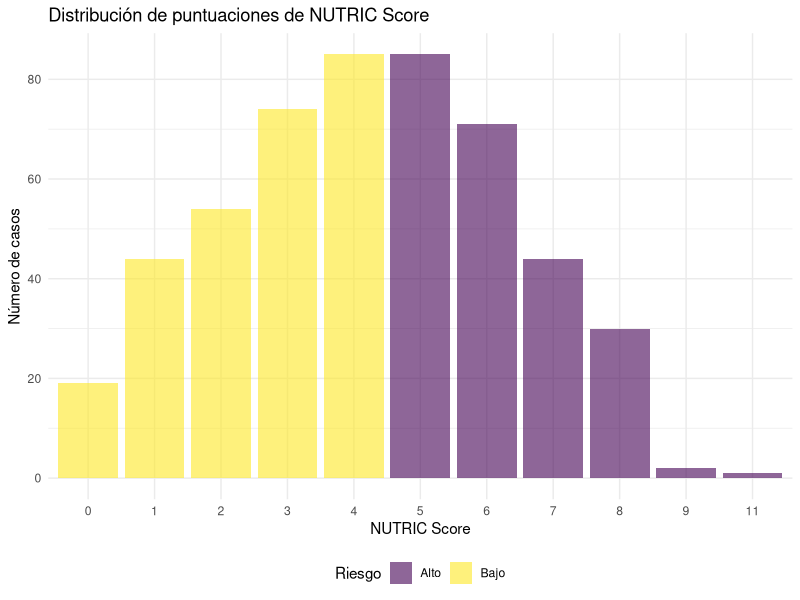
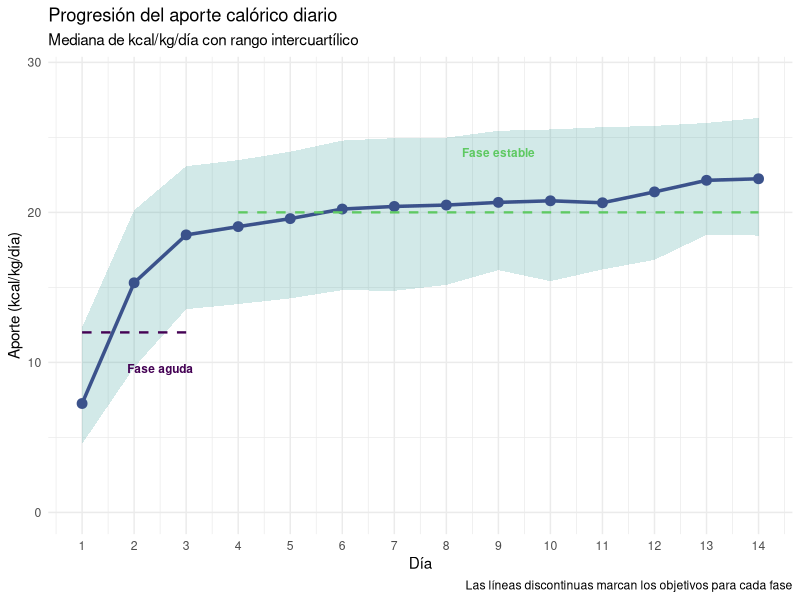
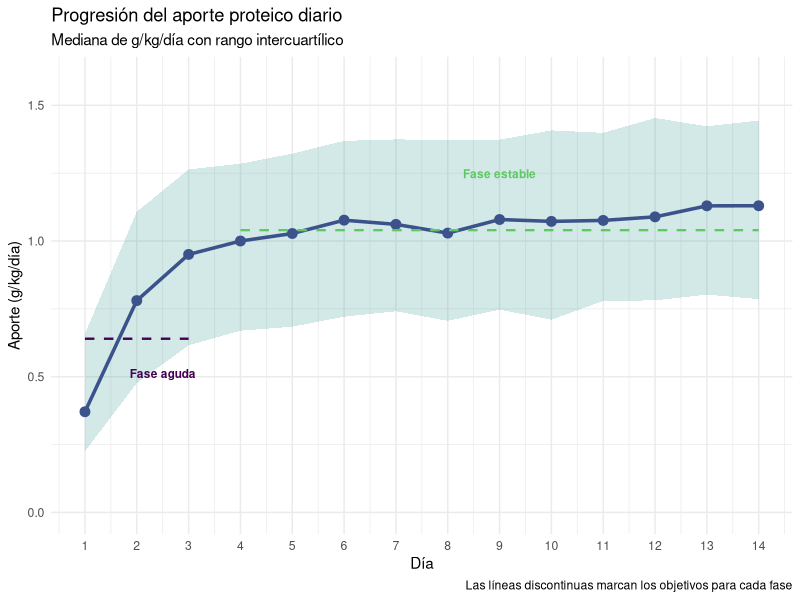
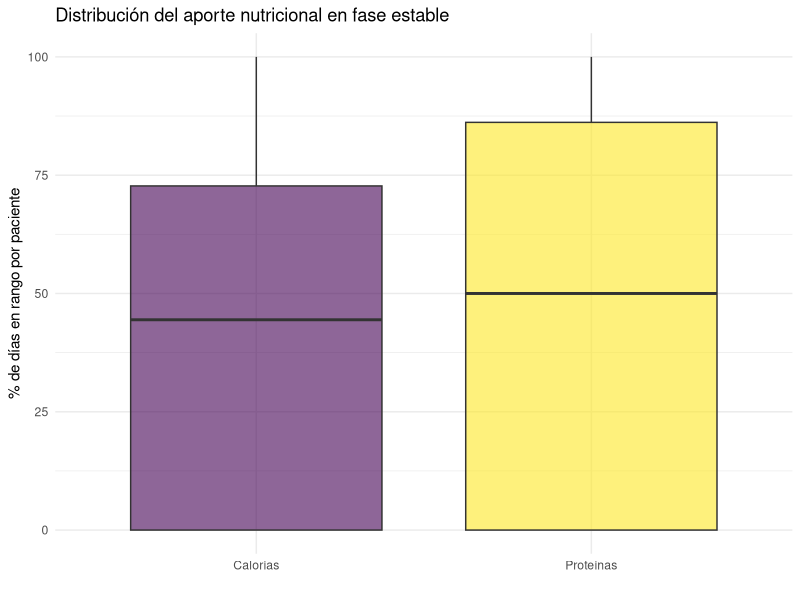
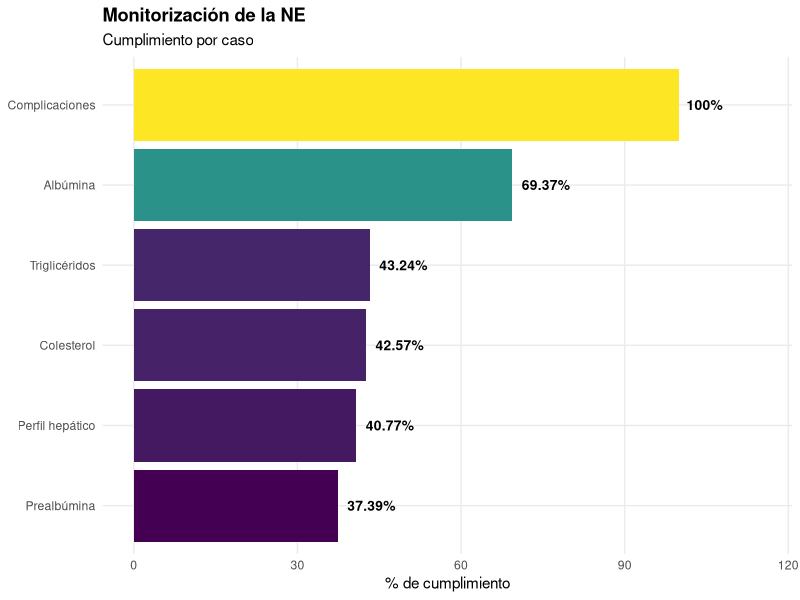

Write R code to recreate these figures, in order.
## ---- chunk 1
require(knitr)

opts_chunk$set(echo = FALSE,
               warning = FALSE,
               message = FALSE,
               comment = "", 
               cache = TRUE,
               tidy = TRUE,
               prompt = FALSE,
               tidy.opts = list(width.cutoff = 72),
               fig.width = 7,
               fig.height = 5)

options(width = 75)

Sys.setlocale("LC_TIME", "C")

## ---- chunk 2
# ---- Instalación de paquetes ----
if (!require("haven")) {
  install.packages("haven")
}

library(haven)
library(dplyr)
library(lubridate)
library(knitr)
library(tidyr)
library(ggplot2)

## ---- chunk 3
# ---- Preparación de los datos ----

# Carga de datos
datos <- read_sav("ENPIC_BMI_525.sav")

# Valores faltantes
datos <- datos %>% filter(!is.na(FINICNE2) | !is.na(FINICNPT2))

# Corrección de errores
datos$FINICNPT2[datos$IDICOMEP == 4007] <- 
  datos$FINICNPT2[datos$IDICOMEP == 4007] - lubridate::years(90)

datos$TIPO_SN_Grupo[datos$IDICOMEP == 34006] <- 3
datos$TIPO_SN_Grupo[datos$IDICOMEP == 34007] <- 3

## ---- chunk 4
# ---- I1. Identificación de enfermos en riesgo nutricional ----

resumen_i1 <- datos %>%
  # 1. Filtrado de pacientes con estancia > 48 h
  filter(DIASUCI >= 2) %>% # Todos
  
  # 2. Cálculo del porcentaje y los IC
  summarise(
    Indicador = "1. Riesgo nutricional",
    Numerador = sum(!is.na(NUTRIC_Score)),
    Denominador = n(),
    `Resultado (%)` = round((Numerador / Denominador) * 100, 2),
    `IC 95% (inf – sup)` = 
      sprintf("(%.2f – %.2f)", 
              prop.test(Numerador, Denominador)$conf.int[1] * 100, 
              prop.test(Numerador, Denominador)$conf.int[2] * 100),
    Estándar = "100%"
  )

# Distribución del NUTRIC Score
summary(datos$NUTRIC_Score)

# Gráfico de barras
plot_nutric <- datos %>%
  filter(!is.na(NUTRIC_Score)) %>%
  mutate(Riesgo = if_else(NUTRIC_Score >= 5, "Alto", "Bajo")) %>%
  
  ggplot(aes(x = as.factor(NUTRIC_Score), fill = Riesgo)) +
  geom_bar(alpha = 0.6) +
  scale_fill_viridis_d() +
  labs(
    title = "Distribución de puntuaciones de NUTRIC Score",
    x = "NUTRIC Score",
    y = "Número de casos"
  ) +
  theme_minimal() +
  theme(legend.position = "bottom")

plot_nutric

# ¿NUTRIC Score = 11 es correcto?
# ¿Punto de corte >= 5 o >= 6? Sin IL-6, la literatura sugiere la 1a opción (Reis et al.)
# NA: ¿se puede calcular la puntuación con los datos disponibles?

# Inferencia:
# - ¿Riesgo nutricional afecta al tiempo en la UCI / mortalidad?
# - ¿Hay diferencias en outcomes según grupo de riesgo y cumplimiento de objetivos?
# - ¿Predicciones?

## ---- chunk 5
# ---- I2. Valoración del estado nutricional ----

resumen_i2 <- datos %>%
  # 1. Filtrado de pacientes con riesgo nutricional (NUTRIC Score > 5)
  filter(NUTRIC_Score >= 5) %>%
  
  # 2. Cálculo del porcentaje y los IC
  summarise(
    Indicador = "2. Estado nutricional",
    Numerador = sum(!is.na(VGSING2)),
    Denominador = n(),
    `Resultado (%)` = round((Numerador / Denominador) * 100, 2),
    `IC 95% (inf – sup)` = 
      sprintf("(%.2f – %.2f)", 
              prop.test(Numerador, Denominador)$conf.int[1] * 100, 
              prop.test(Numerador, Denominador)$conf.int[2] * 100),
    Estándar = "100%"
  )

## ---- chunk 6
# ---- I4. Adecuación del aporte calórico y proteico ----

# Cálculos adicionales
datos <- datos %>%
  mutate(
    # 1. Cálculo del peso ideal y del peso ajustado
    Peso_ideal = 25 * (TALLA^2),
    Peso_ajustado = (PESOACT - Peso_ideal) * 0.33 + Peso_ideal,
    
    # 2. Peso a utilizar según IMC
    Peso_calculo = if_else(BMI < 30, PESOACT, Peso_ajustado),
    
    # 3. Media del aporte calórico los 3 primeros días
    Media_cal_aguda = 
      rowMeans(pick(num_range("CALORIA", 1:3)), na.rm = TRUE) / Peso_calculo,
    
    # 4. Media del aporte calórico a partir del 4º día
    Media_cal_estable = 
      rowMeans(pick(num_range("CALORIA", 4:14)), na.rm = TRUE) / Peso_calculo,
    
    # 3. Media del aporte proteico los 3 primeros días
    Media_prot_aguda = 
      rowMeans(pick(num_range("PROT", 1:3)), na.rm = TRUE) / Peso_calculo,
    
    # 4. Media del aporte proteico a partir del 4º día
    Media_prot_estable = 
      rowMeans(pick(num_range("PROT", 4:14)), na.rm = TRUE) / Peso_calculo
  )

# Aporte calórico
resumen_i4_cal <- datos %>%
  # 1. Filtrado de pacientes con datos en fase estable
  filter(!is.na(Media_cal_estable)) %>%
  
  # 2. Cálculo del porcentaje y los IC
  summarise(
    Indicador = "4a. Aporte calórico",
    Numerador = sum(Media_cal_estable >= 20 & Media_cal_estable <= 30, 
                    na.rm = TRUE),
    Denominador = n(),
    `Resultado (%)` = round((Numerador / Denominador) * 100, 2),
    `IC 95% (inf – sup)` = 
      sprintf("(%.2f – %.2f)", 
              prop.test(Numerador, Denominador)$conf.int[1] * 100, 
              prop.test(Numerador, Denominador)$conf.int[2] * 100),
    Estándar = ">80%"
  )

# Aporte proteico
resumen_i4_prot <- datos %>%
  # 1. Filtrado de pacientes con datos en fase estable
  filter(!is.na(Media_prot_estable)) %>%
  
  # 2. Cálculo del porcentaje y los IC
  summarise(
    Indicador = "4b. Aporte proteico",
    Numerador = sum(Media_prot_estable >= 0.8 * 1.3, na.rm = TRUE),
    Denominador = n(),
    `Resultado (%)` = round((Numerador / Denominador) * 100, 2),
    `IC 95% (inf – sup)` = 
      sprintf("(%.2f – %.2f)", 
              prop.test(Numerador, Denominador, p = 0.8)$conf.int[1] * 100, 
              prop.test(Numerador, Denominador, p = 0.8)$conf.int[2] * 100),
    Estándar = ">80%"
  )

resumen_i4 <- bind_rows(resumen_i4_cal, resumen_i4_prot)
rm(resumen_i4_cal, resumen_i4_prot)

## ---- chunk 7
#' Análisis del error en el aporte nutricional
#' 
#' @description
#' Clasifica las observaciones en cuatro categorías según un intervalo de
#' referencia y devuelve una tabla formatada con `knitr::kable`.
#'
#' @param datos Un \code{data.frame} o \code{tibble} que contiene los datos.
#' @param columna El nombre de la columna a analizar (sin comillas).
#' @param valor_inf Numérico. Límite inferior del intervalo de referencia.
#' @param valor_sup Numérico. Límite superior del intervalo de referencia.
#' @param etiqueta Cadena de texto (opcional). El nombre de la variable que
#' aparecerá en el título de la tabla. Por defecto es "variable".
#'
#' @returns Una tabla objeto \code{knitr_kable} con el resumen de fercuencias
#' y porcentajes por categoría
#' 
#' @importFrom dplyr %>% filter mutate case_when group_by summarise n
#' @importFrom knitr kable
#' @export
#'
#' @examples
#' \dontrun{
#' # Ejemplo de uso con datos hipotéticos
#' analisis_error(df, media_calorias, 25, 30, "Calorías")
#' }
analisis_error <- function(datos, columna, valor_inf, valor_sup, 
                           etiqueta = "variable") {
  
  # Intervalo de referencia
  intervalo_ref <- paste0(valor_inf, " - ", valor_sup)
  
  error <- datos %>%
    # 1. Filtrado de pacientes con datos en la fase de estudio
    filter(!is.na({{ columna }})) %>%
    
    # 2. Casos de error
    mutate(
      Categoria = case_when(
        {{ columna }} < (0.6 * valor_inf) ~ "Hiponutrición (<60%)",
        {{ columna }} >= (0.6 * valor_inf) & {{ columna }} < (0.8 * valor_inf) ~ 
          "Borderline (60-80%)",
        {{ columna }} >= (0.8 * valor_inf) & {{ columna }} <= (1.1 * valor_sup) ~ 
          "Aporte adecuado (80-110%)",
        {{ columna }} > (1.1 * valor_sup) ~ "Hipernutrición (>110%)"
        ),
    
      Categoria = factor(Categoria, levels = c(
        "Hiponutrición (<60%)",
        "Borderline (60-80%)",
        "Aporte adecuado (80-110%)",
        "Hipernutrición (>110%)"
        ))
      ) %>%
  
    # 3. Resumen
    group_by(Categoria) %>%
    summarise(
      Total_grupo = n(),
      .groups = "drop"
      ) %>%
    mutate(
      Porcentaje = round((Total_grupo / sum(Total_grupo)) * 100, 2)
    )
  
  return(kable(error,
               col.names = c("Categoría", "Nº de pacientes", "%"),
               caption = paste0(
                 "Análisis de: **", etiqueta,
                 "** | Intervalo de referencia: ", intervalo_ref
               )))
}

# Tablas
analisis_error(datos = datos, columna = Media_cal_aguda,
               valor_inf = 15, valor_sup = 20,
               etiqueta = "aporte calórico en fase aguda (kcal/kg/día)")
analisis_error(datos = datos, columna = Media_cal_estable,
               valor_inf = 25, valor_sup = 30,
               etiqueta = "aporte calórico en fase estable (kcal/kg/día)")
analisis_error(datos = datos, columna = Media_prot_aguda,
               valor_inf = 0.8, valor_sup = 1.2,
               etiqueta = "aporte proteico en fase aguda (g/kg/día)")
analisis_error(datos = datos, columna = Media_prot_estable,
               valor_inf = 1.3, valor_sup = 1.5,
               etiqueta = "aporte proteico en fase estable (g/kg/día)")

## ---- chunk 8
#' Progresión del aporte nutricional
#' 
#' @description
#' Calcula la mediana y el rango intercuartílico del aporte nutricional por día
#' y devuelve el gráfico de progresión temporal formatado con `ggplot2`.
#'
#' @param datos Un \code{data.frame} o \code{tibble} que contiene los datos.
#' @param categoria El nombre de la variable a analizar ("CALORIA" o "PROT").
#'
#' @returns Un objeto `ggplot` con la representació visual de la aportación.
#' 
#' @importFrom dplyr %>% select starts_with mutate filter group_by summarise if_else
#' @importFrom tidyr pivot_longer
#' @importFrom ggplot2 ggplot aes geom_ribbon geom_line geom_point annotate scale_color_viridis_c scale_fill_viridis_c scale_x_continuous scale_y_continuous theme_minimal labs
#' @export
#'
#' @examples
#' \dontrun{
#' # Ejemplo de uso con datos hipotéticos
#' progresion_aporte(df, "CALORIA")
#' progresion_aporte(df, "PROT")
#' }
progresion_aporte <- function(datos, categoria) {
  
  # Determinación de variables según la categoría
  caloria <- categoria == "CALORIA"
  variable <- if_else(caloria, "calórico", "proteico")
  unidades <- if_else(caloria, "kcal/kg/día", "g/kg/día")
  
  # Objetivos dinámicos
  fase_aguda <- if_else(caloria, 12, 0.8 * 0.8)
  fase_estable <- if_else(caloria, 20, 0.8 * 1.3)
  
  # Procesamiento de datos
  datos <- datos %>%
    # 1. Selección de categoría
    select(Peso_calculo, starts_with(categoria)) %>%
    
    # 2. Cálculo del aporte por kg y día
    pivot_longer(
      cols = starts_with(categoria),
      names_to = "Día",
      names_prefix = categoria,
      values_to = "Aporte"
    ) %>%
    mutate(
      Día = as.numeric(Día),
      Aporte = Aporte / Peso_calculo
    ) %>%
    
    # 3. Cálculo de mediana y RIQ por día
    filter(!is.na(Día), !is.na(Aporte)) %>%
    group_by(Día) %>%
    summarise(
      Mediana = median(Aporte, na.rm = TRUE),
      P25 = quantile(Aporte, 0.25, na.rm = TRUE),
      P75 = quantile(Aporte, 0.75, na.rm = TRUE),
      .groups = "drop"
    )
  
  # Gráfico de progresión temporal
  plot_out <- ggplot(datos, aes(x = Día, y = Mediana)) +
    # 1. Sombreado del RIQ
    geom_ribbon(aes(ymin = P25, ymax = P75), fill = "#21918C", alpha = 0.2) +
    
    # 2. Línea de tendencia principal y puntos
    geom_line(color = "#3B528B", size = 1.2) +
    geom_point(color = "#3B528B", size = 3) +
    
    # 3. Líneas de objetivo
    annotate("segment", x = 1, xend = 3, y = fase_aguda, yend = fase_aguda,
             linetype = "dashed", color = "#440154", size = 0.8) +
    annotate("segment", x = 4, xend = 14, y = fase_estable, yend = fase_estable,
             linetype = "dashed", color = "#5EC962", size = 0.8) +
    
    # 4. Estética
    scale_color_viridis_c(guide = "none") +
    scale_fill_viridis_c(guide = "none") +
    scale_x_continuous(breaks = 1:14) +
    scale_y_continuous(limits = c(0, max(datos$P75) * 1.1)) +
    theme_minimal() +
    
    # 5. Texto y etiquetas
    labs(
      title = paste0("Progresión del aporte ", variable, " diario"),
      subtitle = paste0("Mediana de ", unidades, " con rango intercuartílico"),
      x = "Día",
      y = paste0("Aporte (", unidades, ")"),
      caption = "Las líneas discontinuas marcan los objetivos para cada fase"
    ) +
    
    # 6. Anotaciones
    annotate("text", x = 2.5, y = fase_aguda * 0.8, label = "Fase aguda", 
             color = "#440154", fontface = "bold", size = 3) +
    annotate("text", x = 9, y = fase_estable * 1.2, label = "Fase estable", 
             color = "#5EC962", fontface = "bold", size = 3)
  
  return(plot_out)
}

# Gráficos
plot_calorias <- progresion_aporte(datos = datos, categoria = "CALORIA")
plot_proteinas <- progresion_aporte(datos = datos, categoria = "PROT")

plot_calorias
plot_proteinas

## ---- chunk 9
# Días dentro del rango objetivo (calorías)
datos <- datos %>%
  rowwise %>%
  mutate(
    # Días con datos (no NA)
    n_dias_cal = sum(!is.na(c_across(CALORIA4:CALORIA14))),
    
    # Días dentro del rango
    n_dias_rango_cal = sum(
      (c_across(CALORIA4:CALORIA14) / Peso_calculo) >= 20 &
        (c_across(CALORIA4:CALORIA14) / Peso_calculo) <= 30,
      na.rm = TRUE
    ),
    
    # Porcentaje de cumplimiento
    cumplimiento_cal = if_else(n_dias_cal > 0,
                           (n_dias_rango_cal / n_dias_cal) * 100,
                           NA_real_)
  ) %>%
  ungroup()

# Días dentro del rango objetivo (proteínas)
datos <- datos %>% 
  rowwise %>%
  mutate(
    # Días con datos (no NA)
    n_dias_prot = sum(!is.na(c_across(PROT4:PROT14))),
    
    # Días dentro del rango
    n_dias_rango_prot = sum(
      (c_across(PROT4:PROT14) / Peso_calculo) >= 0.8 * 1.3,
      na.rm = TRUE
    ),
    
    # Porcentaje de cumplimiento
    cumplimiento_prot = if_else(n_dias_prot > 0,
                           (n_dias_rango_prot / n_dias_prot) * 100,
                           NA_real_)
  ) %>%
  ungroup()

# Boxplot
plot_cumplimiento <- datos %>%
  select(cumplimiento_cal, cumplimiento_prot) %>%
  pivot_longer(cols = everything(),
               names_to = "Indicador",
               values_to = "Porcentaje") %>%
  mutate(Indicador = recode(Indicador,
                            "cumplimiento_cal" = "Calorías",
                            "cumplimiento_prot" = "Proteínas")) %>%
  filter(!is.na(Porcentaje)) %>%
  
  ggplot(aes(x = Indicador, y = Porcentaje, fill = Indicador)) +
  geom_boxplot(alpha = 0.6) +
  scale_fill_viridis_d(option = "viridis") +
  labs(title = "Distribución del aporte nutricional en fase estable",
       y = "% de días en rango por paciente",
       x = "") +
  theme_minimal() +
  theme(legend.position = "none")

plot_cumplimiento

## ---- chunk 10
# Para inferencia: tabla de contingencia fase aguda - fase estable

## ---- chunk 11
# ---- I6. Nutrición enteral precoz ----

resumen_i6 <- datos %>%
  # 1. Filtrado de pacientes con NE o NE-NPT e indicación de NE
  filter(TIPO_SN_Grupo %in% c(1, 3), !is.na(INDICA_NE)) %>%
  
  # 2. Cálculo del porcentaje y los IC
  summarise(
    Indicador = "6. NE precoz",
    Numerador = sum(SN_Menos48h == 1),
    Denominador = n(),
    `Resultado (%)` = round((Numerador / Denominador) * 100, 2),
    `IC 95% (inf – sup)` = 
      sprintf("(%.2f – %.2f)", 
              prop.test(Numerador, Denominador)$conf.int[1] * 100, 
              prop.test(Numerador, Denominador)$conf.int[2] * 100),
    Estándar = "100%"
  )

## ---- chunk 12
# ---- I7. Uso adecuado de NPT ----

resumen_i7 <- datos %>%
  # 1. Filtrado de pacientes que reciben NPT
  filter(!is.na(FINICNPT2)) %>%
  
  # 2. Cálculo del porcentaje y los IC
  summarise(
    Indicador = "7. NPT adecuada",
    Numerador = sum(!is.na(INDICA_NTP) | !is.na(INDICA_NTP_PocoAporte)),
    Denominador = n(),
    `Resultado (%)` = round((Numerador / Denominador) * 100, 2),
    `IC 95% (inf – sup)` = 
      sprintf("(%.2f – %.2f)", 
              prop.test(Numerador, Denominador, 0.9)$conf.int[1] * 100, 
              prop.test(Numerador, Denominador, 0.9)$conf.int[2] * 100),
    Estándar = ">90%"
  )

## ---- chunk 13
# ---- I8. Adecuación temporal de la NPC ----

resumen_i8 <- datos %>%
  # 1. Pacientes con NE o NE-NPT y valores registradps del 4º día 
  filter(TIPO_SN_Grupo %in% c(1, 3), !is.na(CALORIA4), !is.na(PROT4)) %>%
  
  # 2. Pacientes con <60% del aporte nutricional
  filter(CALORIA4 < (15 * Peso_calculo) | PROT4 < (0.8 * Peso_calculo)) %>%
  
  # 3. Tiempo hasta inicio de NPC
  mutate(
    FINICNE2 = ymd_hms(FINICNE2),
    FINICNPT2 = ymd_hms(FINICNPT2),
    dias_npc = as.numeric(difftime(FINICNPT2, FINICNE2, units = "days"))
  ) %>%
  
  # 4. Cálculo del porcentaje y los IC
  summarise(
    Indicador = "8. NPC adecuada",
    Numerador = sum(dias_npc <= 5, na.rm = TRUE),
    Denominador = n(),
    `Resultado (%)` = round((Numerador / Denominador) * 100, 2),
    `IC 95% (inf – sup)` = 
      sprintf("(%.2f – %.2f)", 
              prop.test(Numerador, Denominador, 0.9)$conf.int[1] * 100, 
              prop.test(Numerador, Denominador, 0.9)$conf.int[2] * 100),
    Estándar = ">90%"
  )

## ---- chunk 14
# ---- I9. Monitorización de la NE ----

resumen_i9 <- datos %>%
  # 1. Filtrado de pacientes con NE
  filter(!is.na(FINICNE2)) %>%
  
  # 2. Registro de complicaciones
  mutate(
    Reg_comp = if_else(
      !is.na(PVRGM100) & !is.na(PDANE) & !is.na(PCLOSTDIF) & 
        !is.na(PVOMITO) & !is.na(PBRONCOAS) & !is.na(PISQUINT), 
      1, 0, missing = 0
    )
  ) %>%
  
  # 3. Cumplimiento de controles
  mutate(
    # Triglicéridos
    Reg_trig = case_when(
      TIPO_SN_Grupo %in% c(1, 3) & TOTALNE2 >= 14 ~ 
        !is.na(TRIGLI7) & !is.na(TRIGLIA),
      TIPO_SN_Grupo %in% c(1, 3) & TOTALNE2 < 14 ~ 
        !is.na(TRIGLI7) | !is.na(TRIGLIA),
      TRUE ~ !is.na(TRIGLIA)
    ),
    
    # Colesterol
    Reg_col = case_when(
      TIPO_SN_Grupo %in% c(1, 3) & TOTALNE2 >= 14 ~ 
        !is.na(COLESTER7) & !is.na(COLESTERA),
      TIPO_SN_Grupo %in% c(1, 3) & TOTALNE2 < 14 ~ 
        !is.na(COLESTER7) | !is.na(COLESTERA),
      TRUE ~ !is.na(COLESTERA)
    ),
    
    # Albúmina
    Reg_alb = case_when(
      TIPO_SN_Grupo %in% c(1, 3) & TOTALNE2 >= 14 ~ 
        !is.na(ALBUMIN7) & !is.na(ALBUMINAA),
      TIPO_SN_Grupo %in% c(1, 3) & TOTALNE2 < 14 ~ 
        !is.na(ALBUMIN7) | !is.na(ALBUMINAA),
      TRUE ~ !is.na(ALBUMINAA)
    ),
    
    # Prealbúmina
    Reg_prealb = case_when(
      TIPO_SN_Grupo %in% c(1, 3) & TOTALNE2 >= 14 ~ 
        !is.na(PREALBU7) & !is.na(PREALBUA),
      TIPO_SN_Grupo %in% c(1, 3) & TOTALNE2 < 14 ~ 
        !is.na(PREALBU7) | !is.na(PREALBUA),
      TRUE ~ !is.na(PREALBUA)
    ),
    
    # Perfil hepático
    Reg_perf = case_when(
      TIPO_SN_Grupo %in% c(1, 3) & TOTALNE2 >= 14 ~
        !is.na(FALCALI7) & !is.na(FILIRUB7) & !is.na(GAMGT7) &
        !is.na(GOT7) & !is.na(GPT7) & !is.na(PROTT7) &
        !is.na(FALCALIA) & !is.na(FILIRUBA) & !is.na(GAMGTA) &
        !is.na(GOTA) & !is.na(GPTA) & !is.na(PROTTA),
      TIPO_SN_Grupo %in% c(1, 3) & TOTALNE2 < 14 ~ 
        (!is.na(FALCALI7) & !is.na(FILIRUB7) & !is.na(GAMGT7) &
           !is.na(GOT7) & !is.na(GPT7) & !is.na(PROTT7)) |
        (!is.na(FALCALIA) & !is.na(FILIRUBA) & !is.na(GAMGTA) &
           !is.na(GOTA) & !is.na(GPTA) & !is.na(PROTTA)),
      TRUE ~
        !is.na(FALCALIA) & !is.na(FILIRUBA) & !is.na(GAMGTA) &
        !is.na(GOTA) & !is.na(GPTA) & !is.na(PROTTA)
    )
  ) %>%
  
  # 4. Resumen de la monitorización
  mutate(
    Monitorizacion = if_else(
      Reg_comp == 1 & Reg_trig  & Reg_col  & Reg_alb  & Reg_prealb  & Reg_perf,
      1, 0, missing = 0
    )
  ) %>%
  
  # 5. Cálculo del porcentaje y los IC
  summarise(
    Indicador = "9. Monitorización NE",
    Numerador = sum(Monitorizacion == 1),
    Denominador = n(),
    `Resultado (%)` = round((Numerador / Denominador) * 100, 2),
    `IC 95% (inf – sup)` = 
      sprintf("(%.2f – %.2f)", 
              prop.test(Numerador, Denominador)$conf.int[1] * 100, 
              prop.test(Numerador, Denominador)$conf.int[2] * 100),
    Estándar = "100%"
  )

## ---- chunk 15
# Cálculo de porcentajes por control
datos_monitorizacion <- datos %>%
  # 1. Filtrado de pacientes con NE
  filter(!is.na(FINICNE2)) %>%
  
  # 2. Registro de complicaciones
  mutate(
    Reg_comp = if_else(
      !is.na(PVRGM100) & !is.na(PDANE) & !is.na(PCLOSTDIF) & 
        !is.na(PVOMITO) & !is.na(PBRONCOAS) & !is.na(PISQUINT), 
      1, 0, missing = 0
    )
  ) %>%
  
  # 3. Cumplimiento de controles
  mutate(
    # Triglicéridos
    Reg_trig = case_when(
      TIPO_SN_Grupo %in% c(1, 3) & TOTALNE2 >= 14 ~ 
        !is.na(TRIGLI7) & !is.na(TRIGLIA),
      TIPO_SN_Grupo %in% c(1, 3) & TOTALNE2 < 14 ~ 
        !is.na(TRIGLI7) | !is.na(TRIGLIA),
      TRUE ~ !is.na(TRIGLIA)
    ),
    
    # Colesterol
    Reg_col = case_when(
      TIPO_SN_Grupo %in% c(1, 3) & TOTALNE2 >= 14 ~ 
        !is.na(COLESTER7) & !is.na(COLESTERA),
      TIPO_SN_Grupo %in% c(1, 3) & TOTALNE2 < 14 ~ 
        !is.na(COLESTER7) | !is.na(COLESTERA),
      TRUE ~ !is.na(COLESTERA)
    ),
    
    # Albúmina
    Reg_alb = case_when(
      TIPO_SN_Grupo %in% c(1, 3) & TOTALNE2 >= 14 ~ 
        !is.na(ALBUMIN7) & !is.na(ALBUMINAA),
      TIPO_SN_Grupo %in% c(1, 3) & TOTALNE2 < 14 ~ 
        !is.na(ALBUMIN7) | !is.na(ALBUMINAA),
      TRUE ~ !is.na(ALBUMINAA)
    ),
    
    # Prealbúmina
    Reg_prealb = case_when(
      TIPO_SN_Grupo %in% c(1, 3) & TOTALNE2 >= 14 ~ 
        !is.na(PREALBU7) & !is.na(PREALBUA),
      TIPO_SN_Grupo %in% c(1, 3) & TOTALNE2 < 14 ~ 
        !is.na(PREALBU7) | !is.na(PREALBUA),
      TRUE ~ !is.na(PREALBUA)
    ),
    
    # Perfil hepático
    Reg_perf = case_when(
      TIPO_SN_Grupo %in% c(1, 3) & TOTALNE2 >= 14 ~
        !is.na(FALCALI7) & !is.na(FILIRUB7) & !is.na(GAMGT7) &
        !is.na(GOT7) & !is.na(GPT7) & !is.na(PROTT7) &
        !is.na(FALCALIA) & !is.na(FILIRUBA) & !is.na(GAMGTA) &
        !is.na(GOTA) & !is.na(GPTA) & !is.na(PROTTA),
      TIPO_SN_Grupo %in% c(1, 3) & TOTALNE2 < 14 ~ 
        (!is.na(FALCALI7) & !is.na(FILIRUB7) & !is.na(GAMGT7) &
           !is.na(GOT7) & !is.na(GPT7) & !is.na(PROTT7)) |
        (!is.na(FALCALIA) & !is.na(FILIRUBA) & !is.na(GAMGTA) &
           !is.na(GOTA) & !is.na(GPTA) & !is.na(PROTTA)),
      TRUE ~
        !is.na(FALCALIA) & !is.na(FILIRUBA) & !is.na(GAMGTA) &
        !is.na(GOTA) & !is.na(GPTA) & !is.na(PROTTA)
    )
  ) %>%
  
  # 4. Resumen de la monitorización
  mutate(
    Monitorizacion = if_else(
      Reg_comp == 1 & Reg_trig  & Reg_col  & Reg_alb  & Reg_prealb  & Reg_perf,
      1, 0, missing = 0
    )
  ) %>%
  
  # 5. Datos para el gráfico
  summarise(
    Complicaciones = mean(Reg_comp, na.rm = TRUE) * 100,
    Triglicéridos = mean(Reg_trig, na.rm = TRUE) * 100,
    Colesterol = mean(Reg_col, na.rm = TRUE) * 100,
    Albúmina = mean(Reg_alb, na.rm = TRUE) * 100,
    Prealbúmina = mean(Reg_prealb, na.rm = TRUE) * 100,
    `Perfil hepático` = mean(Reg_perf, na.rm = TRUE) * 100
  ) %>%
  
  pivot_longer(
    cols = everything(), names_to = "Control", values_to = "Porcentaje"
  )

# Gráfico de barras
ggplot(datos_monitorizacion, aes(x = reorder(Control, Porcentaje), 
                                 y = Porcentaje,
                                 fill = Porcentaje)) +
  geom_bar(stat = "identity", show.legend = FALSE) +
  scale_fill_viridis_c(option = "viridis") +
  coord_flip() +
  labs(
    title = "Monitorización de la NE",
    subtitle = "Cumplimiento por caso",
    x = NULL,
    y = "% de cumplimiento"
  ) +
  theme_minimal() +
  theme(
    panel.grid.minor = element_blank(),
    plot.title = element_text(face = "bold")
  ) +
  geom_text(aes(label = paste0(round(Porcentaje, 2), "%")),
            hjust = -0.2, size = 3.5, fontface = "bold") +
  ylim(0, 115)

# Pacientes con NE o NE-NPT y >=14 días de NE: 2 controles (día 7 y alta)
# Pacientes con NE o NE-NPT y <14 días de NE: 1 control (día 7 o alta)
# Pacientes con NPT-NE: 1 control (alta)

## ---- chunk 16
# ---- I12. Disfunción hepática asociada a la NP ----

resumen_i12 <- datos %>%
  # 1. Filtrado de pacientes que reciben NPT durante al menos 7 días
  filter(TOTALNPT22 >= 7) %>%
  
  # 2. Pacientes con disfunción hepática según grupo
  mutate(
    Colestasis = case_when(
      TIPO_SN_Grupo %in% c(2, 4) ~ 
        (FALCALI7 > 280 | GAMGT7 > 50 | FILIRUB7 > 1.2 |
           FALCALIA > 280 | GAMGTA > 50 | FILIRUBA > 1.2),
      TRUE ~ (FALCALIA > 280 | GAMGTA > 50 | FILIRUBA > 1.2)
    ),
    
    Necrosis = case_when(
      TIPO_SN_Grupo %in% c(2, 4) ~
        ((GOT7 > 40 | GPT7 > 42) & (FILIRUB7 > 1.2 | INR7 > 1.4)) |
        ((GOTA > 40 | GPTA > 42) & (FILIRUBA > 1.2 | INRA > 1.4)),
      TRUE ~ ((GOTA > 40 | GPTA > 42) & (FILIRUBA > 1.2 | INRA > 1.4))
    ),
    
    Lesion_mixta = case_when(
      TIPO_SN_Grupo %in% c(2, 4) ~
        ((FALCALIA > 280 | GAMGTA > 50) & (GOTA > 40 | GPTA > 42)) |
        ((FALCALIA > 280 | GAMGTA > 50) & (GOTA > 40 | GPTA > 42)),
      TRUE ~ ((FALCALIA > 280 | GAMGTA > 50) & (GOTA > 40 | GPTA > 42))
    ),
    
    DHANP = if_else(Colestasis | Necrosis | Lesion_mixta, 1, 0)
  ) %>%
  
  # 3. Cálculo del porcentaje y los IC
  summarise(
    Indicador = "12. DHANP",
    Numerador = sum(DHANP == 1, na.rm = TRUE),
    Denominador = n(),
    `Resultado (%)` = round((Numerador / Denominador) * 100, 2),
    `IC 95% (inf – sup)` = 
      sprintf("(%.2f – %.2f)", 
              prop.test(Numerador, Denominador, 0.2)$conf.int[1] * 100, 
              prop.test(Numerador, Denominador, 0.2)$conf.int[2] * 100),
    Estándar = "<20%"
  )

## ---- chunk 17
# DHANP por diagnóstico
tipo_dhanp <- datos %>%
  # 1. Filtrado de pacientes que reciben NPT durante al menos 7 días
  filter(TOTALNPT22 >= 7) %>%
  
  # 2. Pacientes con disfunción hepática según grupo
  mutate(
    Colestasis = case_when(
      TIPO_SN_Grupo %in% c(2, 4) ~ 
        (FALCALI7 > 280 | GAMGT7 > 50 | FILIRUB7 > 1.2 |
           FALCALIA > 280 | GAMGTA > 50 | FILIRUBA > 1.2),
      TRUE ~ (FALCALIA > 280 | GAMGTA > 50 | FILIRUBA > 1.2)
    ),
    
    Necrosis = case_when(
      TIPO_SN_Grupo %in% c(2, 4) ~
        ((GOT7 > 40 | GPT7 > 42) & (FILIRUB7 > 1.2 | INR7 > 1.4)) |
        ((GOTA > 40 | GPTA > 42) & (FILIRUBA > 1.2 | INRA > 1.4)),
      TRUE ~ ((GOTA > 40 | GPTA > 42) & (FILIRUBA > 1.2 | INRA > 1.4))
    ),
    
    Lesion_mixta = case_when(
      TIPO_SN_Grupo %in% c(2, 4) ~
        ((FALCALIA > 280 | GAMGTA > 50) & (GOTA > 40 | GPTA > 42)) |
        ((FALCALIA > 280 | GAMGTA > 50) & (GOTA > 40 | GPTA > 42)),
      TRUE ~ ((FALCALIA > 280 | GAMGTA > 50) & (GOTA > 40 | GPTA > 42))
    ),
    
    DHANP = if_else(Colestasis | Necrosis | Lesion_mixta, 1, 0)
  ) %>%
  
  summarise(
   Colestasis = round(mean(Colestasis, na.rm = TRUE) * 100, 2),
   Necrosis = round(mean(Necrosis, na.rm = TRUE) * 100, 2),
   Mixta = round(mean(Lesion_mixta, na.rm = TRUE) * 100, 2)
  )

kable(tipo_dhanp)

## ---- chunk 18
# ---- Tabla resumen ----

# Tabla de indicadores
tabla_indicadores <- bind_rows(resumen_i1, resumen_i2, resumen_i4, resumen_i6,
                               resumen_i7, resumen_i8, resumen_i9, resumen_i12)

kable(tabla_indicadores)
